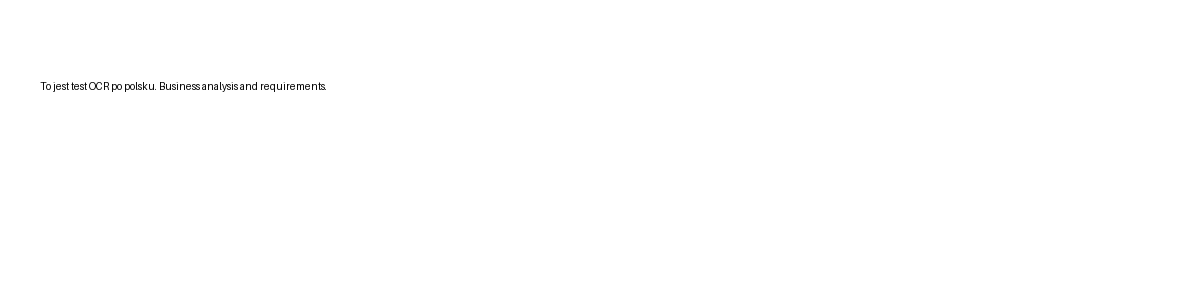
#> input picture example/ocr_runtime_probe.png, 1200 x 300 px
$ python -i run_smoke_tests.py   (imports and definitions only)
#> lines starting #> are read from the running program, lines starting #| are printed output that depends on the picture
#> further down, picture is the input picture: PIL image 1200x300 RGB; min 1, max 255, mean 254.5
from __future__ import annotations

import argparse
from html.parser import HTMLParser
import io
import json
import posixpath
import re
import time
from pathlib import Path
import sys
from typing import Any
from urllib.parse import unquote, urlsplit
from zipfile import BadZipFile, ZipFile

from PIL import Image, ImageFilter, ImageStat

ROOT_DIR = Path(__file__).resolve().parents[1]
if str(ROOT_DIR) not in sys.path:
    sys.path.insert(0, str(ROOT_DIR))

from converter import ConversionConfig, convert_document_to_epub_with_report
from epub_quality_recovery import run_epub_publishing_quality_recovery
from epub_validation import validate_epub_bytes, validate_epub_path
from size_budget_policy import evaluate_size_budget, get_document_size_budget, inspect_epub_archive, load_size_budget_policy


CHESS_IMAGE_OVERSIZE_EDGE = 640
CHESS_IMAGE_HARD_EDGE = 768
CHESS_ASSET_WARN_BYTES = 512 * 1024
CHESS_ASSET_HARD_BYTES = 1024 * 1024
CHESS_TOTAL_ASSET_WARN_BYTES = 4 * 1024 * 1024
CHESS_TOTAL_ASSET_HARD_BYTES = 5 * 1024 * 1024
CHESS_OUTER_WHITESPACE_WARN_RATIO = 0.18
CHESS_OUTER_WHITESPACE_HARD_RATIO = 0.28
CHESS_FEN_ACCEPTANCE_MIN = 0.80
SMOKE_MODES = ("micro", "quick", "full")
FAST_CASE_SECONDS = 5.0
SLOW_CASE_SECONDS = 30.0
VERY_SLOW_CASE_SECONDS = 120.0
CHESS_FIGURINE_RANGE = range(0x2654, 0x2660)
PUA_RANGES = (
    range(0xE000, 0xF900),
    range(0xF0000, 0x100000),
    range(0x100000, 0x110000),
)
VISIBLE_FEN_PATTERN = re.compile(
    r"\b(?:[prnbqkPRNBQK1-8]{1,8}/){7}[prnbqkPRNBQK1-8]{1,8}\s+"
    r"[wb]\s+(?:-|[KQkq]{1,4})\s+(?:-|[a-h][36])\s+\d+\s+\d+\b"
)
FEN_REVIEW_PATTERN = re.compile(
    r"\bFEN\s*[:：-]?\s*"
    r"(?:wymaga\s+review|requires[-\s]+review|manual[-\s]+review|review(?:\s+required)?)\b",
    flags=re.IGNORECASE,
)


# [213 lines left out: functions run_smoke_tests, _select_smoke_cases, _smoke_mode_description, _case_matches, _empty_chess_quality_metrics, _inspect_epub_chess_quality, not called in this run]


class _ChessQualityHTMLParser(HTMLParser):
    # [22 lines left out: functions __init__, feed_document, not called in this run]

    def handle_starttag(self, tag: str, attrs: list[tuple[str, str | None]]) -> None:
        self._handle_tag(attrs)

    def handle_startendtag(self, tag: str, attrs: list[tuple[str, str | None]]) -> None:
        self._handle_tag(attrs)

    # [106 lines left out: functions handle_data, _handle_tag, _resolve_epub_href, _attach_chess_asset_metrics, _attach_chess_css_frame_metrics, _count_chess_diagram_frame_declarations, not called in this run]


def _score_chess_asset_image(raw_image: Image.Image) -> dict[str, float]:
    image = raw_image.convert("L")
    low, high = image.getextrema()
#> low = 1; high = 255
    contrast = float(high - low)
#> contrast = 254
    edge_image = image.filter(ImageFilter.FIND_EDGES)
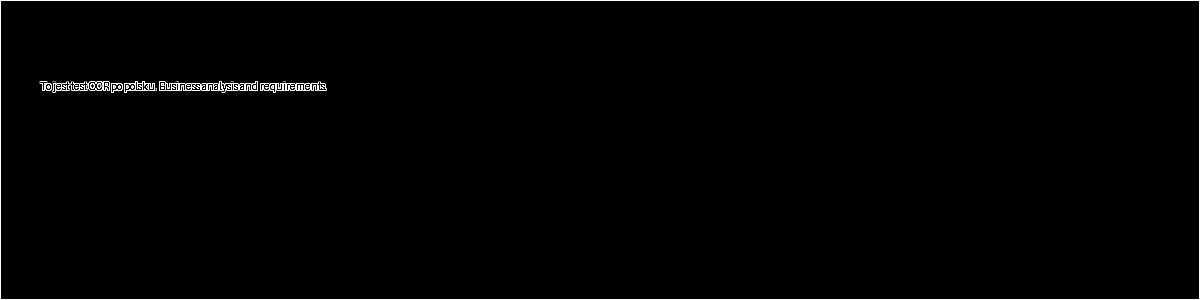
#> edge_image: PIL image 1200x300 L; min 0, max 255, mean 3.1
    edge_mean = float(ImageStat.Stat(edge_image).mean[0])
#> edge_mean = 3.13
    return {
        "contrast_range": contrast,
        "edge_mean": edge_mean,
        "outer_whitespace_ratio": _measure_outer_whitespace_ratio(image),
        "quality_score": contrast + edge_mean,
    }


def _measure_outer_whitespace_ratio(image: Image.Image) -> float:
    width, height = image.size
#> width = 1200; height = 300
    if width <= 0 or height <= 0:
        return 0.0
    bbox = image.point(lambda value: 255 if value < 245 else 0).getbbox()
#> bbox = (40, 82, 326, 92)
    if bbox is None:
        return 1.0
    left, top, right, bottom = bbox
#> left = 40; top = 82; right = 326; bottom = 92
    right_margin = max(0, width - right)
#> right_margin = 874
    bottom_margin = max(0, height - bottom)
#> bottom_margin = 208
    return (left + top + right_margin + bottom_margin) / float((width * 2) + (height * 2))


# [65 lines left out: functions _build_smoke_summary, _effective_case_validation_status, not called in this run]


def _source_validation_status(row: dict[str, Any], *, default: str = "unavailable") -> str:
    return ((row.get("validation") or {}).get("summary") or {}).get("status", default)


# [353 lines left out: functions _release_decision_to_validation_status, _non_strict_release_audit_accepted, _build_case_benchmark, _duration_bucket, _duration_hint, _build_profile_hint and 5 more, not called in this run]


def _merge_statuses(validation_status: str, size_status: str) -> str:
    priority = {"not_applicable": 0, "passed": 0, "passed_with_warnings": 1, "failed": 2}
    return validation_status if priority.get(validation_status, 2) >= priority.get(size_status, 2) else size_status


# [147 lines left out: functions _json_safe, _build_smoke_markdown, main, not called in this run]


# [2 lines not run here, left out]

>>> from PIL import Image
>>> picture = Image.open('../example/ocr_runtime_probe.png')
>>> result = _score_chess_asset_image(picture)
#> result = {'contrast_range': 254, 'edge_mean': 3.13, 'outer_whitespace_ratio': 0.401, 'quality_score': 257.1}
